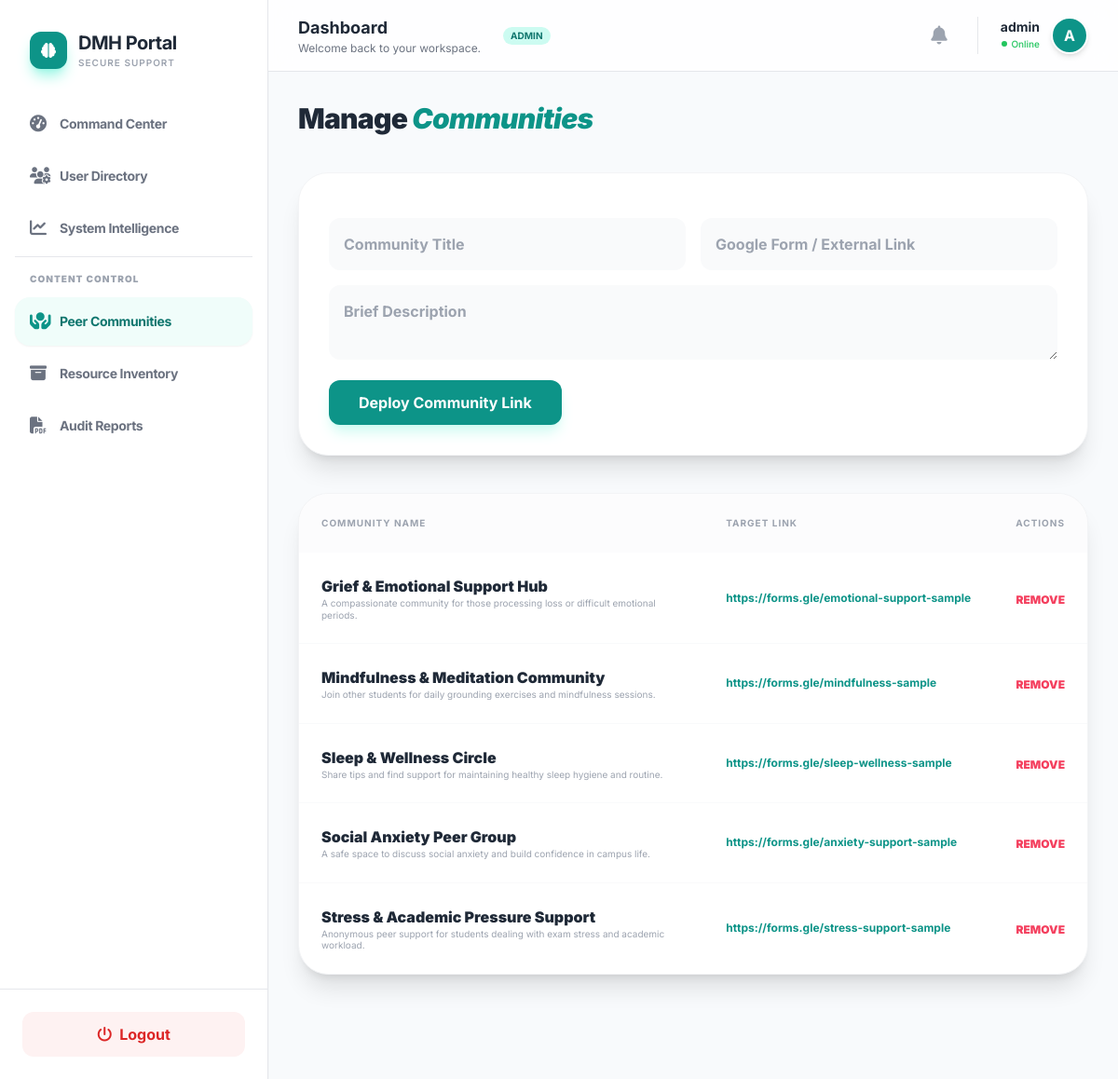
/dashboard/admin/communities/ (signed in), run on the app's committed database.
### accounts/models.py (models this page shows, shortened)
class User(AbstractUser):
    ROLE_CHOICES = (
        ('student', 'Student'),
        ('counsellor', 'Counsellor'),
        ('peer', 'Peer Volunteer'),
        ('admin', 'Admin'),
    )
    role = models.CharField(max_length=20, choices=ROLE_CHOICES, default='student')
    anonymous_id = models.UUIDField(default=uuid.uuid4, editable=False)
    is_approved = models.BooleanField(default=False)
    login_count = models.PositiveIntegerField(default=0) # Track login counts

### resources/models.py (models this page shows, shortened)
class CommunityLink(models.Model):
    title = models.CharField(max_length=200)
    description = models.TextField(blank=True)
    form_link = models.URLField() # This matches your logic for external forms
    created_at = models.DateTimeField(auto_now_add=True)

### dashboard/views.py (the view, shortened to what this page needs)
# urls.py: path('admin/communities/', views.manage_communities, name='manage_communities'),
@login_required
def manage_communities(request):
    if not (request.user.role in ['peer', 'admin'] or request.user.is_staff):
        return redirect('home')
    links = CommunityLink.objects.all().order_by('-created_at')
    return render(request, 'dashboard/admin_communities.html', {'links': links})

### dashboard/context_processors.py (called while the page is built)
def notification_context(request):
    if request.user.is_authenticated:
        notifications = Notification.objects.filter(user=request.user).order_by('-created_at')[:5]
        unread_count = Notification.objects.filter(user=request.user, is_read=False).count()
        return {
            'nav_notifications': notifications,
            'unread_notif_count': unread_count
        }
    return {}

### templates/dashboard/admin_communities.html (shortened to what this page needs)
{% extends "base2.html" %}
{% block content %}
<div class="max-w-7xl mx-auto pb-20 animate-fade-in">
    <div class="flex justify-between items-center mb-10">
        <h1 class="text-3xl font-black text-gray-800 tracking-tight">Manage <span class="text-teal-600 italic">Communities</span></h1>
    </div>
    <form method="POST" class="bg-white p-8 rounded-[2rem] border border-gray-100 shadow-xl mb-10 space-y-4">
        <div class="grid grid-cols-1 md:grid-cols-2 gap-4">
            <input type="text" name="title" placeholder="Community Title" class="p-4 bg-gray-50 rounded-xl outline-none border-none font-bold" required>
            <input type="url" name="form_link" placeholder="Google Form / External Link" class="p-4 bg-gray-50 rounded-xl outline-none border-none font-bold" required>
        </div>
        <textarea name="description" placeholder="Brief Description" class="w-full p-4 bg-gray-50 rounded-xl outline-none border-none font-bold" rows="2"></textarea>
        <button type="submit" class="px-8 py-3 bg-teal-600 text-white rounded-xl font-bold hover:bg-teal-700 transition shadow-lg shadow-teal-100">Deploy Community Link</button>
    </form>
    <div class="bg-white rounded-[2rem] border border-gray-100 shadow-xl overflow-hidden">
        <table class="w-full text-left">
            <thead class="bg-gray-50/50">
                <tr class="text-[10px] font-black text-gray-400 uppercase tracking-widest">
                    <th class="p-6">Community Name</th>
                    <th class="p-6">Target Link</th>
                    <th class="p-6 text-right">Actions</th>
                </tr>
            </thead>
            <tbody class="divide-y divide-gray-50">
                {% for link in links %}
                <tr class="hover:bg-teal-50/20 transition group">
                    <td class="p-6">
                        <p class="font-black text-gray-800">{{ link.title }}</p>
                        <p class="text-[10px] text-gray-400 leading-tight">{{ link.description }}</p>
                    </td>
                    <td class="p-6 text-xs text-teal-600 font-bold truncate max-w-xs">{{ link.form_link }}</td>
                    <td class="p-6 text-right">
                        <form method="POST" class="inline">
                            <button type="submit" class="text-rose-500 hover:text-rose-700 font-black text-xs uppercase">Remove</button>
                        </form>
                    </td>
                </tr>
                {% endfor %}
            </tbody>
        </table>
    </div>
</div>
{% endblock %}

### templates/base2.html (shortened to what this page needs)
<!DOCTYPE html>
<html lang="en">
<head>
    <link rel="stylesheet" href="https://cdnjs.cloudflare.com/ajax/libs/font-awesome/6.4.2/css/all.min.css">
    <script src="https://cdn.tailwindcss.com"></script>
</head>
<body class="bg-[var(--bg)] min-h-screen flex">
<aside class="w-72 bg-white border-r shadow-sm hidden md:flex flex-col sticky top-0 h-screen">
    <div class="p-8">
        <div class="flex items-center gap-3">
            <div class="w-10 h-10 bg-teal-600 rounded-xl flex items-center justify-center text-white shadow-lg shadow-teal-200">
                <i class="fa-solid fa-brain"></i>
            </div>
            <div>
                <h2 class="text-xl font-bold text-gray-800 tracking-tight">DMH Portal</h2>
                <p class="text-[10px] text-gray-400 uppercase tracking-widest font-semibold">Secure Support</p>
            </div>
        </div>
    </div>
    <nav class="flex-1 px-4 space-y-1 overflow-y-auto">
        {% if user.role == 'student' %}
            {% include "partials/sidebar_student.html" %}
        {% elif user.role == 'counsellor' %}
            {% include "partials/sidebar_counsellor.html" %}
        {% elif user.role == 'peer' %}
            {% include "partials/sidebar_volunteer.html" %}
        {% elif user.role == 'admin' %}
            {% include "partials/sidebar_admin.html" %}
        {% endif %}
    </nav>
    <div class="p-6 border-t">
        <a href="/auth/logout/"
           class="flex items-center justify-center gap-2 px-4 py-3 rounded-xl bg-red-50 text-red-600 font-bold hover:bg-red-100 transition duration-200">
            <i class="fa-solid fa-power-off"></i> Logout
        </a>
    </div>
</aside>
<div class="flex-1 flex flex-col min-w-0 overflow-hidden">
    <header class="bg-white/80 backdrop-blur-md border-b sticky top-0 z-40 px-8 py-4 flex justify-between items-center">
        <div class="flex items-center gap-4">
             <div class="hidden sm:block">
                <h1 class="text-lg font-bold text-gray-800">
                    {% block page_title %}Dashboard{% endblock %}
                </h1>
                <p class="text-xs text-gray-500">
                    {% block page_subtitle %}Welcome back to your workspace.{% endblock %}
                </p>
             </div>
             <span class="bg-teal-100 text-teal-700 text-[10px] uppercase font-bold px-2 py-0.5 rounded-full ml-2">
                {{ user.role }}
             </span>
        </div>
        <div class="flex items-center gap-6">
            <div class="relative">
                <button id="notifButton" class="relative p-2 text-gray-400 hover:text-teal-600 transition-colors focus:outline-none">
                    <i class="fa-solid fa-bell text-xl"></i>
                </button>
            </div>
            <div class="flex items-center gap-3 border-l pl-6">
                <div class="text-right hidden sm:block">
                    <p class="text-sm font-bold text-gray-800 leading-none mb-1">{{ user.username }}</p>
                    <p class="text-[10px] text-green-500 font-medium flex items-center justify-end gap-1">
                        <span class="w-1.5 h-1.5 bg-green-500 rounded-full"></span> Online
                    </p>
                </div>
                <div class="w-10 h-10 bg-teal-600 rounded-full border-2 border-white shadow-md flex items-center justify-center text-white font-bold">
                    {{ user.username|first|upper }}
                </div>
            </div>
        </div>
    </header>
    <main class="flex-1 p-8 overflow-y-auto bg-[#f8fafc]">
        <div class="max-w-7xl mx-auto">
            {% block content %}{% endblock %}
        </div>
    </main>
</div>
</body>
</html>

### templates/base2.html (style rules this page uses)
:root { --accent: #0f766e; --bg: #f8fafc; --card: #ffffff; }
body { font-family: 'Inter', sans-serif; }
.animate-fade-in { animation: fadeIn 0.2s ease-out; }

### data on the page
User: role "ADMIN", username "admin", username|first "A"
CommunityLink: title "Grief & Emotional Support Hub", description "A compassionate community for those processing loss or difficult emotional periods.", form_link "https://forms.gle/emotional-support-sample"
CommunityLink: title "Mindfulness & Meditation Community", description "Join other students for daily grounding exercises and mindfulness sessions.", form_link "https://forms.gle/mindfulness-sample"
CommunityLink: title "Sleep & Wellness Circle", description "Share tips and find support for maintaining healthy sleep hygiene and routine.", form_link "https://forms.gle/sleep-wellness-sample"
CommunityLink: title "Social Anxiety Peer Group", description "A safe space to discuss social anxiety and build confidence in campus life.", form_link "https://forms.gle/anxiety-support-sample"
CommunityLink: title "Stress & Academic Pressure Support", description "Anonymous peer support for students dealing with exam stress and academic workload.", form_link "https://forms.gle/stress-support-sample"
